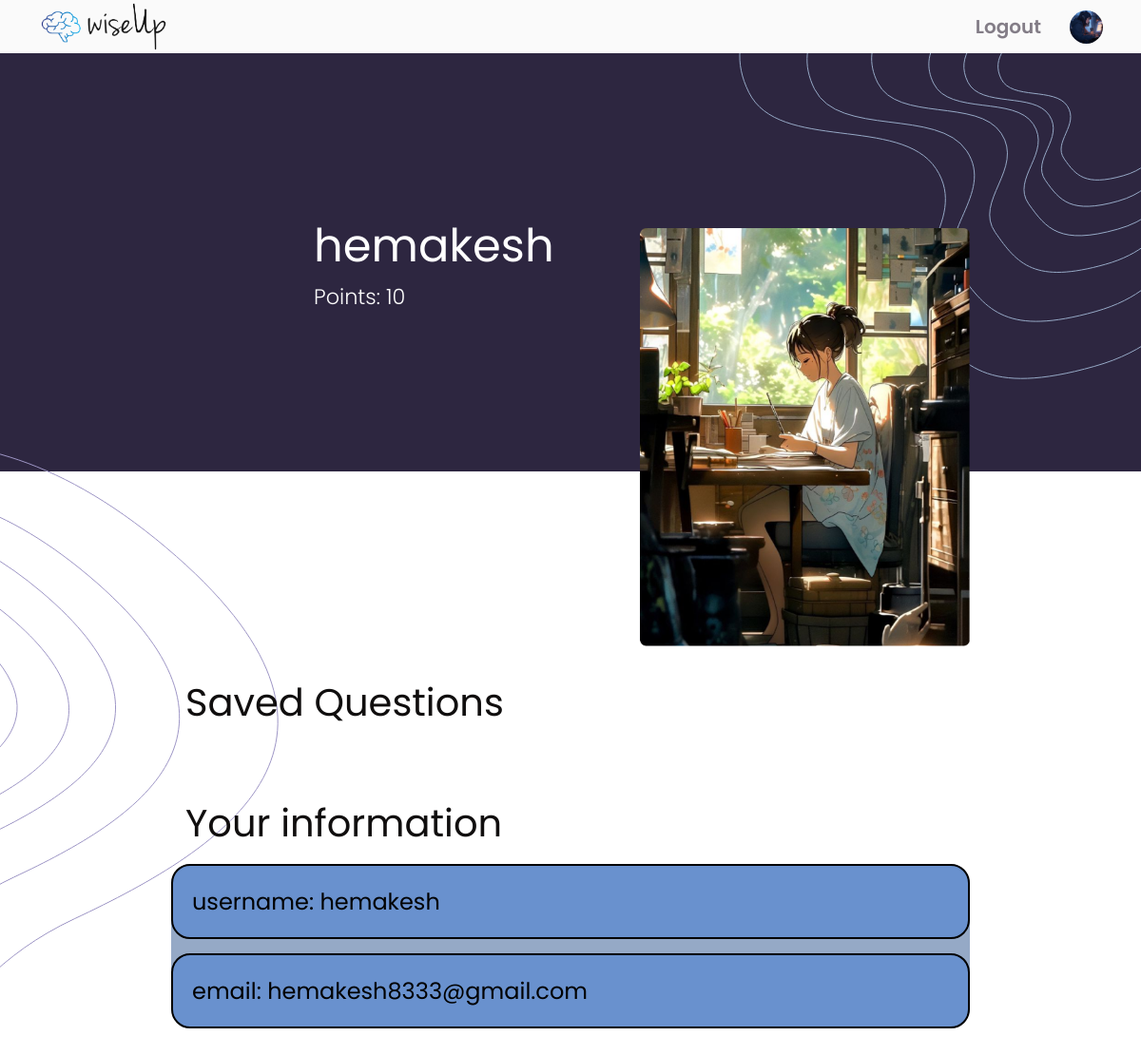
The app's page /changeDP (signed in) with its own data.
### quizPack/models.py (models this page shows, shortened)
class User(db.Model, UserMixin):
    id = db.Column(db.Integer, primary_key = True, autoincrement = True)
    username = db.Column(db.String(10), nullable = False, unique = True)
    email = db.Column(db.String(20), unique = True)
    password = db.Column(db.String(20), nullable = False)
    points = db.Column(db.Integer, default = 0)
    profile = db.Column(db.String(20), default = 'user.jpg')

### quizPack/routes.py (the view, shortened to what this page needs)
@login_required
@app.route('/changeDP', methods = ['POST', 'GET'])
def changeDP():
    return render_template('account.html')

### quizPack/routes.py (called while the page is built)
@login_manager.user_loader
def load_user(user_id):
    return User.query.get(int(user_id))

### quizPack/templates/account.html (shortened to what this page needs)
{% extends "index.html" %}
{% block content %}
<div class="container acc-cont">
    <div class="welcome-wrapper">
        <div class="welcome">
            <div class="welcome-content">
                <div class="user">
                    <div class="user-pic">
                    </div>
                    <div class="details">
                        <h1>{{ current_user.username }}</h1>
                    <p>Points: {{ current_user.points }}</p>
                    </div>
                </div>
            </div>
            <div class="photo">
                <img src="{{ url_for('static', filename = 'images/home.jpg') }}" alt="">
            </div>
        </div>
    </div>
    <div class="saved-questions-wrapper acc-tab">
        <h2>Saved Questions</h2>
    </div>
    <div class="user-info acc-tab">
        <h2>Your information</h2>
        <div class="info acc-row-cont">
            <div class="info-item acc-row">
                <span>username: {{ current_user.username }}</span>
            </div>
            <div class="info-item acc-row">
                <span>email: {{ current_user.email }}</span>
            </div>
        </div>
    </div>
    <img class="sp-pattern" src="{{ url_for('static', filename = 'images/sp.svg') }}" alt="">
</div>
{% endblock %}

### quizPack/templates/index.html (shortened to what this page needs)
<!DOCTYPE html>
<html lang="en">
<head>
    <link rel="stylesheet" href="https://cdnjs.cloudflare.com/ajax/libs/font-awesome/6.5.2/css/all.min.css">
    <link rel="stylesheet" href="static/style.css">
</head>
<body>
    {% if nav | default(true, true) %}
    <nav>
        <ul id = 'logo'>
            <li>
                <a href="{{url_for('home')}}">
                    <img  src="{{ url_for('static', filename = 'images/logo.png') }}" alt="">
                </a>
            </li>
        </ul>
        <ul>
            {% if current_user.is_authenticated %}
                <li><a href="{{ url_for('logout') }}">Logout</a></li>
                <li><a href="/account"><img id = 'user-dp'src="{{ url_for('static', filename = 'images/' + current_user.profile)}}" alt=""></a></li>
            {% else %}
                <li><a href="{{ url_for('login') }}">Login</a></li>
                <li><a href="{{ url_for('register') }}">Register</a></li>
            {% endif %}
        </ul>
    </nav>
    {% endif %}
    <div class="main-container">
        {% block content %}{% endblock %}
    </div>
</body>
</html>

### quizPack/static/style.css (style rules this page uses)
* { box-sizing: border-box; }
body, html { margin: 0; padding: 0; height: 100%; width: 100%; font-family: Poppins; }
nav { position: relative; top: 0px; height: 7vh; display: flex; justify-content: space-between; align-items: center; z-index: 4; background-color: #FAFAFA; }
#logo img { height: 7vh; width: fit-content; }
nav ul { display: flex; list-style: none; width: fit-content; align-items: center; padding: 0 40px; margin: 0; gap: 30px; }
nav ul li { color: #837D87; font-size: 20px; font-style: normal; font-weight: 600; line-height: normal; }
nav a { display: flex; color: #837D87; text-decoration: none; height: fit-content; width: fit-content; align-items: center; }
nav #user-dp { height: 35px; width: 35px; object-fit: cover; border-radius: 50%; }
.welcome { margin: 0; background-color: hsla(256, 26%, 20%, 1); width: 100%; height: 55vh; padding: 0 15%; }
.welcome-content { position: relative; top: 50%; width: 60%; transform: translateY(-50%); z-index: 9; }
.welcome-content h1 { color: #FAFAFA; font-size: 3.2rem; font-style: normal; font-weight: 500; line-height: 1.5; margin: 0; height: fit-content; }
.welcome-content p { color: #FAFAFA; font-size: 1.4rem; font-style: normal; font-weight: 300; line-height: normal; margin: 0; }
.welcome .photo img { height: 55vh; width: 100%; }
.welcome .photo { position: absolute; height: fit-content; right: 15%; top: 30vh; }
.sp-pattern { position: absolute; top: 40%; left: -5%; pointer-events: none; z-index: 1; }
.user { display: flex; align-items: center; gap: 20px; }
.saved-questions-wrapper { margin-top: 25vh; }
.acc-tab { display: flex; flex-direction: column; justify-content: center; width: 100%; padding: 0 15%; position: relative; z-index: 9; }
.acc-tab h2 { color: #100E0E; font-size: 2.5rem; font-style: normal; font-weight: 400; line-height: 0.5; padding: 0 15px; }
.acc-row { background-color: hsl(216, 51%, 61%); padding: 20px; border: 2px solid black; border-radius: 20px; display: flex; justify-content: space-between; color: #000; align-items: center; font-size: 1.5rem; font-style: normal; font-weight: 400; line-height: normal; }
.acc-row-cont { display: flex; flex-direction: column; gap: 15px; border-radius: 22px; background-color: hsl(216, 30%, 68%); }
.user-info { height: max-content; padding: 5vh 15% 10vh 15%; }
.user h1 { color: #FFF; font-size: 3rem; font-style: normal; font-weight: 400; line-height: 1.5; margin: 0; }
.acc-cont { height: fit-content; }
.user-pic { background-image: url(images/user.jpg); height: 130px; width: 130px; border-radius: 50%; background-size: cover; background-repeat: no-repeat; }

### records on screen
User: profile (picture), username "hemakesh", points "10", email "hemakesh8333@gmail.com"
